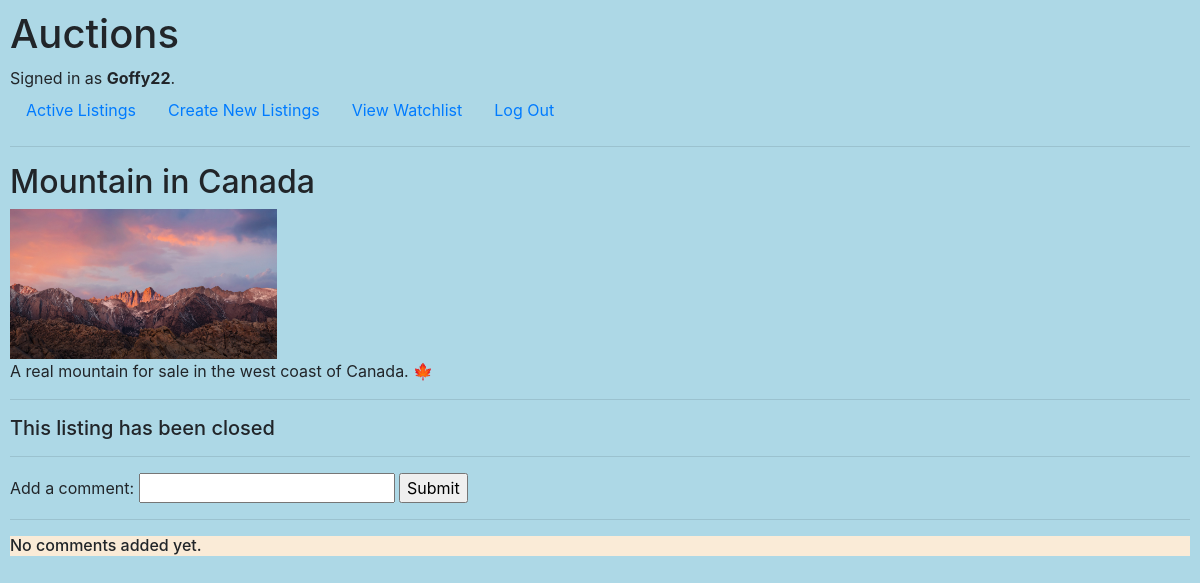
Screenshot of /listing/20 (signed in) with the database file from the repository.
### auctions/models.py (models this page shows)
class User(AbstractUser):
    email = models.EmailField(unique=True)
    first_name = models.CharField(max_length=30)
    last_name = models.CharField(max_length=30)
    def __str__(self):
        return f"{self.username}"

class Listings(models.Model):
    CATEGORIES = [
        ('tech', 'Technology'),
        ('clothing', 'Clothing'),
        ('house_hold_items', 'House hold items'),
        ('toys', 'Toys'),
        ('vehicle', 'Vehicles'),
        ('no_category', 'No specific category')
    ]
    item_name = models.CharField(max_length=60)
    item_des = models.TextField(max_length=300)
    item_price = models.FloatField()
    item_image = models.ImageField(upload_to="item_images/", null=True)
    user_id = models.ForeignKey(User, on_delete=models.CASCADE)
    created_at = models.DateTimeField(auto_now_add=True)
    is_closed = models.BooleanField(default=False)
    category = models.CharField(max_length=40, choices=CATEGORIES, default="no_category")
    def __str__(self):
        return f"{self.item_name}"

### auctions/views.py (the view, shortened to what this page needs)
# urls.py: path("listing/<int:listing_id>", views.listing, name="listing"),
def listing(request, listing_id):
    largest_bid = Bids.objects.filter(listing_id=listing_id).aggregate(Max('bid_price'))['bid_price__max']
    bids = Bids.objects.filter(listing_id=listing_id)
    number_of_bids = len(bids)
    if request.method == "GET":
        is_in_watchlist = Watchlist.objects.filter(user_id=request.user, listing_id=listing_id).exists()
        winner = Bids.objects.filter(listing_id=listing_id, user_id=request.user).first()
        print(winner)
        return render(request, "auctions/listing.html", {
            "listing": Listings.objects.filter(pk=listing_id).first(),
            "users": User.objects.all(),
            "comments": Comments.objects.filter(listing_id=listing_id),
            "is_in_watchlist" : is_in_watchlist,
            "number_of_bids" : number_of_bids,
            "largest_bid": largest_bid,
            "winner": winner,
        })

### auctions/models.py (called while the page is built)
    def __str__(self):
        return f"User:{self.user_id} bidded at listing {self.listing_id} at {self.bid_at} with price: {self.bid_price}"

### auctions/templates/auctions/listing.html (shortened to what this page needs)
{% extends "auctions/layout.html" %}
{% block body %}
    <h2>{{listing.item_name}}</h2>
    <img src="{{listing.item_image.url}}" alt=""
    style="height: 150px;
           width: auto;">
    <p>{{listing.item_des}}</p>
    <hr>
{% if listing.is_closed == False %}
    {% if number_of_bids == 0 %}
    <p>Be the first one to bid!</p>
    <p>Starting price: {{listing.item_price}}$</p>
    {% else %}
    <p>Current largest bid: {{largest_bid}}$</p>
    {% endif %}
    {% if user.is_authenticated %}
    <form action="{% url 'listing' listing.pk %}" method="post">
        {%csrf_token%}
        Bid a price:
        <input type="number" step="any" name="bid_price">
        <input type="submit">
    </form>
    {% else %}
    <h4>You must sign in first to be able to bid</h4>
    {% endif %}
    <br>
    {% if is_in_watchlist %}
    <form action="{% url 'watchlist' %}" method="post">
        {%csrf_token%}
        <input type="hidden" value="{{listing.pk}}" name="listing_id">
        <input type="submit" value="Remove from Watchlist" name="REMOVE">
    </form>
    {% else %}
    <form action="{% url 'watchlist' %}" method="post">
        {%csrf_token%}
        <input type="hidden" value="{{listing.pk}}" name="listing_id">
        <input type="submit" value="Add to Watchlist">
    </form>
    {% endif %}
    {% if user.is_authenticated and user == listing.user_id %}
    <form action="{% url 'listing' listing.pk %}" method="post">
        {%csrf_token%}
        <input type="hidden">
        <input type="submit" value="Close the listing" name="CLOSE">
    </form>
    {% else %}
    <p>This biding was made by user {{listing.user_id}}</p>
    {% endif %}
{% else %}
    <h5>This listing has been closed</h5>
{% endif %}
    <hr>
    {% if user.is_authenticated %}
    <form action="{% url 'comment' listing.pk %}" method="post">
        Add a comment:
        <input type="text" name="comment">
        <input type="submit">
    </form>
    {% else %}
    <h4>You must sign in first to be able to comment</h4>
    {% endif %}
    <hr>
    <div style="background-color: antiquewhite;">
        {% for comment in comments %}
        <h6>{{comment.user_id}}</h6>
        <p>{{comment.comm_text}}</p>
        <hr>
        {% empty %}
        <h6>No comments added yet.</h6>
        {% endfor %}
    </div>
{% endblock %}

### auctions/templates/auctions/layout.html (shortened to what this page needs)
{% load static %}
<!DOCTYPE html>
<html lang="en">
    <head>
        <link rel="stylesheet" href="https://stackpath.bootstrapcdn.com/bootstrap/4.4.1/css/bootstrap.min.css">
        <link href="{% static 'auctions/styles.css' %}" rel="stylesheet">
    </head>
    <body>
        <h1>Auctions</h1>
        <div>
            {% if user.is_authenticated %}
                Signed in as <strong>{{ user.username }}</strong>.
            {% else %}
                Not signed in.
            {% endif %}
        </div>
        <ul class="nav">
            <li class="nav-item">
                <a class="nav-link" href="{% url 'index' %}">Active Listings</a>
            </li>
            {% if user.is_authenticated %}
            <li class="nav-item">
                <a class="nav-link" href="{% url 'create' %}">Create New Listings</a>
            </li>
            <li class="nav-item">
                <a class="nav-link" href="{% url 'watchlist' %}">View Watchlist</a>
            </li>
                <li class="nav-item">
                    <a class="nav-link" href="{% url 'logout' %}">Log Out</a>
                </li>
            {% endif %}
        </ul>
        <hr>
        {% block body %}
        {% endblock %}
    </body>
</html>

### auctions/static/auctions/styles.css (style rules this page uses)
body { padding: 10px; background-color: lightblue; }

### rows the page displays
User: username "Goffy22"
Listings: item_name "Mountain in Canada", item_image (picture), item_des "A real mountain for sale in the west coast of Canada. 🍁"
